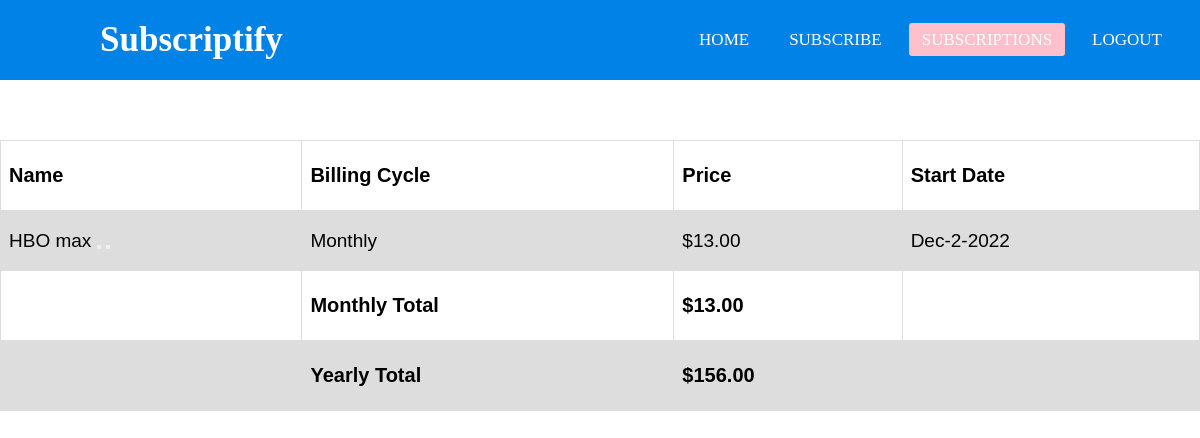
The page /subscriptions/ (signed in) on the database as committed earlier.
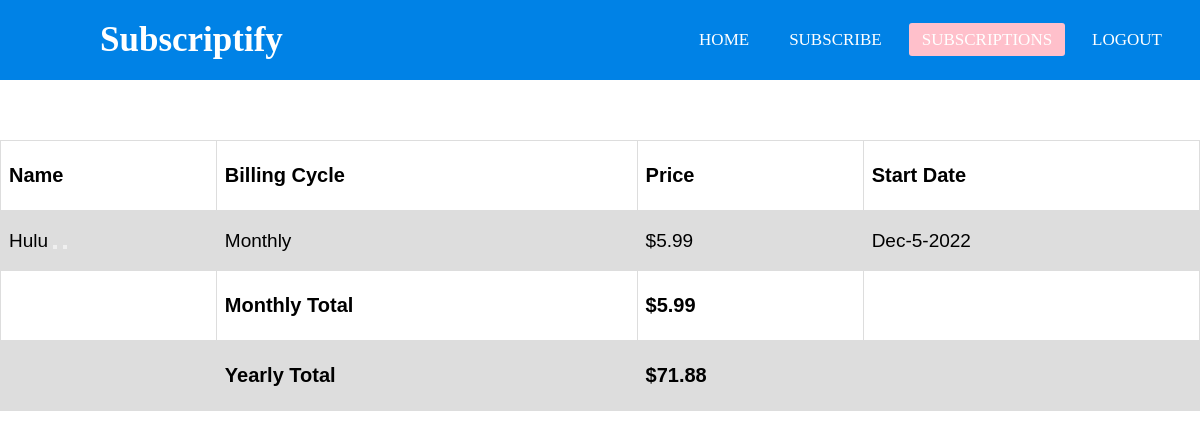
The same page on the database as committed later.
### app/models.py (models this page shows)
class Subscription(models.Model):
    user = models.ForeignKey(User, on_delete=models.CASCADE, blank=True)
    name = models.CharField(max_length=20, blank=True)
    billing_cycle = models.CharField(max_length=20, choices=cycle_choices, blank=True)
    price = models.DecimalField(decimal_places=2, max_digits=4, blank=True)
    start_month = models.CharField(max_length=10, default="Jan", choices=month_choices, blank=True)
    start_day = models.CharField(max_length=10, default="1", blank=True)
    start_year = models.CharField(max_length=10, default="2022", blank=True)

### app/views.py (the view)
# urls.py: path("subscriptions/", views.mysubscripts, name="subscriptions"),
@login_required
def mysubscripts(request):
    my_subs = Subscription.objects.filter(user=request.user)
    if len(my_subs) == 0:
        monthly_total = 0
        yearly_total = 0
        return render(request, "subscriptions.html",
        {"monthly":monthly_total, 'yearly':yearly_total})
    else:
        total_monthly = 0
        for subs in my_subs:
            total_monthly += subs.price
        yearly_price = total_monthly * 12
        var = Subscription.objects.filter(user=request.user)
        for new_var in var:
            total = new_var.price * Decimal(yearly_price)
            grand_total = "{:.2f}".format(total)
            if new_var.billing_cycle == "Monthly":
                monthly_total = new_var.price
                monthly_total = "{:.2f}".format(monthly_total)
            elif new_var.billing_cycle == "Yearly":
                monthly_total = new_var.price / 12
                monthly_total = "{:.2f}".format(monthly_total)
        return render(request, "subscriptions.html", {'my_subs':my_subs,
        'monthly':total_monthly, 'yearly':yearly_price, 'grand':grand_total,
        'monthly_total':monthly_total,})

### app/templates/subscriptions.html (shortened to what this page needs)
<!DOCTYPE html>
<html>
    <head>
    </head>
    <body>
      <nav>
        <label class="logo">Subscriptify</label>
        <ul>
            <li><a href="/">Home</a></li>
            <li><a href="{% url 'subscribe' %}">Subscribe</a></li>
            <li><a href="{% url 'subscriptions' %}" class="active">Subscriptions</a></li>
            <li><a href="{% url 'logout' %}">Logout</a></li>
        </ul>
      </nav>
        <table>
            <tr>
              <th>Name</th>
              <th>Billing Cycle</th>
              <th>Price</th>
              <th>Start Date</th>
            </tr>
            {% for entry in my_subs %}
                <tr>
                    <td>{{entry.name}} <a href="{% url "edit" entry.id %}">
                      <button></button>
                    </a><a href="delete/{{entry.id}}/"><button></button></a></td>
                    <td>{{entry.billing_cycle}}</td>
                    <td>${{entry.price}}</td>
                    <td>{{ entry.start_month }}-{{ entry.start_day }}-{{ entry.start_year }}</td>
                </tr>
            {% endfor %}
            <tr>
                <td></td>
                <th>Monthly Total</th>
                <th>${{ monthly }}</th>
                <td></td>
            </tr>
            <tr>
                <td></td>
                <th>Yearly Total</th>
                <th>${{ yearly }}</th>
                <td></td>
            </tr>
        </table>
    </body>
<html>

### app/templates/subscriptions.html (style rules this page uses)
table { font-family: arial, sans-serif; border-collapse: collapse; width: 100%; margin-top: 5% }
td, th { border: 1px solid #dddddd; text-align: left; padding: 8px; height:10px; }
th { height: 70px; font-size: 20px; }
td { height: 60px; font-size: 19px; }
tr:nth-child(even) { background-color: #dddddd; }
* { padding: 0; margin: 0; text-decoration: none; list-style: none; box-sizing: border-box; }
body { font-family: montserrat; }
nav { background: #0082e6; height: 80px; width: 100%; }
label.logo { color:white; font-size: 35px; line-height: 80px; padding: 0 100px; font-weight: bold; }
nav ul { float: right; margin-right: 20px; }
nav ul li { display: inline-block; line-height: 80px; margin: 0 5px; }
nav ul li a { color: white; font-size: 17px; padding: 7px 13px; border-radius: 3px; text-transform: uppercase; }
a.active,a:hover { background: pink; transition: .5s; }

Rows that differ between the two databases and show on the page:
removed Subscription: name "HBO max", billing_cycle "Monthly", price "13.00", start_month "Dec", start_day "2", start_year "2022"
added Subscription: name "Hulu", billing_cycle "Monthly", price "5.99", start_month "Dec", start_day "5", start_year "2022"
Other text that changed with them:
{{ monthly }}: "13.00" → "5.99"
{{ yearly }}: "156.00" → "71.88"
